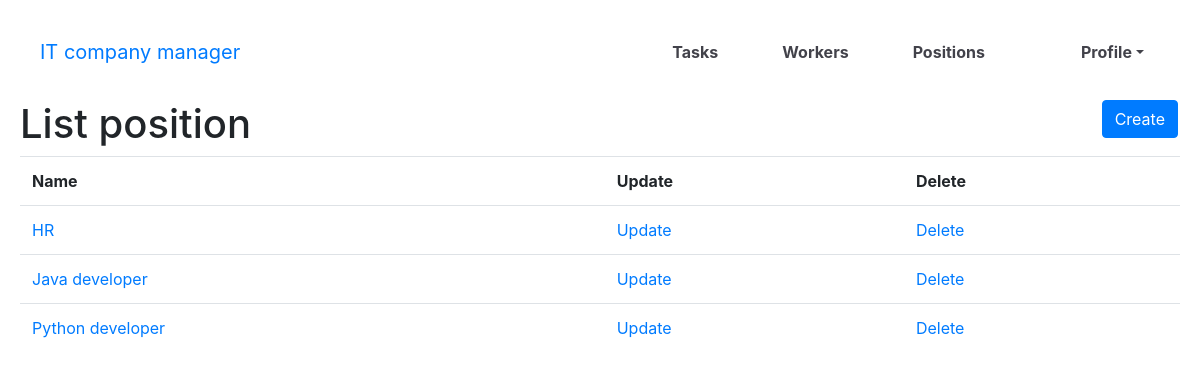
Page /positions/ (signed in) on the committed database.
### manager/models.py (models this page shows, shortened)
class Position(models.Model):
    name = models.CharField(max_length=255)
    class Meta:
        ordering = ["name"]

### manager/views.py (the view)
# urls.py: path("positions/", PositionListView.as_view(), name="position-list"),
class PositionListView(LoginRequiredMixin, generic.ListView):
    model = Position
    paginate_by = 5

### templates/manager/position_list.html (shortened to what this page needs)
{% extends "base.html" %}
{% block content %}
  <div class="form">
    <h1>
      List position
      <a href="{% url "manager:position-create" %}" class="btn btn-primary CRUD_link">Create</a>
    </h1>
    {% if position_list %}
      <table class="table">
        <tr>
          <th>Name</th>
          <th>Update</th>
          <th>Delete</th>
        </tr>
      {% for position in position_list %}
        <tr>
          <td><a href="{% url "manager:position-detail" pk=position.id %}">{{ position.name }}</a></td>
          <td><a href="{% url "manager:position-update" pk=position.id %}">Update</a></td>
          <td><a href="{% url "manager:position-delete" pk=position.id %}">Delete</a></td>
        </tr>
      {% endfor %}
      </table>
    {% else %}
      <p>At the moment we don't have positions</p>
    {% endif %}
  </div>
{% endblock %}

### static/css/styles.css (style rules this page uses)
.CRUD_link { float: right; margin: 0 2px 0 2px; }
body { margin: 0; width: 100%; height: 100%; position: absolute; top: 0; left: 0; overflow: auto; }
.form { margin: 0 20px; }

### rows in the picture
Position: name "HR"
Position: name "Java developer"
Position: name "Python developer"
